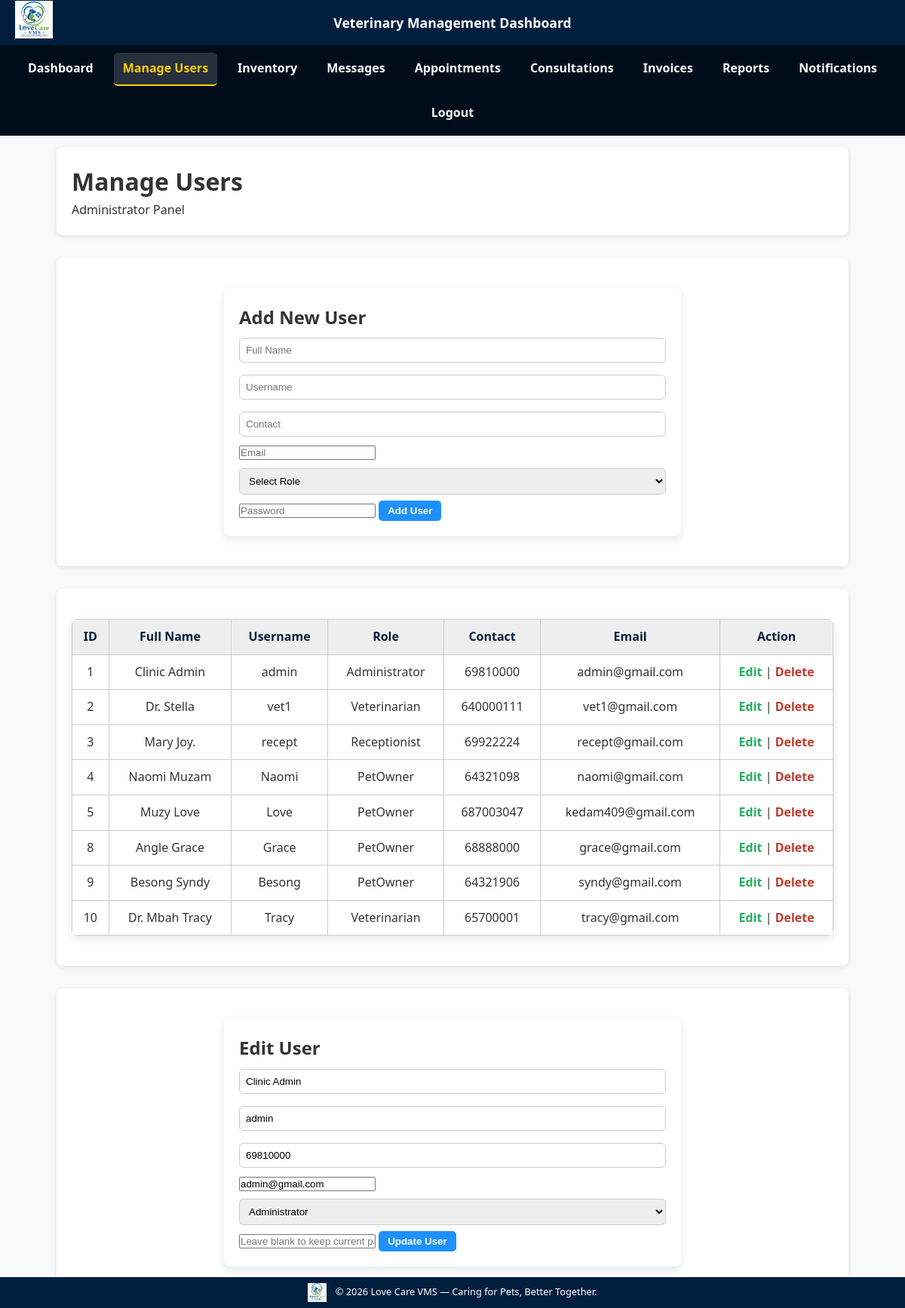
The app's page /pages/users.php?edit=1 (signed in) with its own data.
### tables this page shows
CREATE TABLE `users` (
  `user_id` int(11) NOT NULL,
  `username` varchar(50) DEFAULT NULL,
  `password` varchar(255) DEFAULT NULL,
  `role` enum('Administrator','Veterinarian','Receptionist','PetOwner') DEFAULT NULL,
  `full_name` varchar(100) DEFAULT NULL,
  `contact` varchar(100) DEFAULT NULL,
  `email` varchar(100) NOT NULL
);

### pages/users.php (the view, shortened to what this page needs)
<?php
include('../config/db.php');
if ($_SESSION['user']['role'] == 'Receptionist') {
    $result = $conn->query("SELECT * FROM users WHERE role='PetOwner'");
} else {
    $result = $conn->query("SELECT * FROM users");
}
?>
<!DOCTYPE html>
<html>
<head>
    <link rel="stylesheet" href="../assets/css/theme.css">
    <link rel="stylesheet" href="../assets/css/alerts.css">
    <link rel="stylesheet" href="../assets/css/res.css">
</head>
<body>
    <?php include '../includes/header.php'; ?>
    <?php include '../includes/navbar.php'; ?>
    <div class="container">
        <div class="card">
            <h1>Manage Users</h1>
            <p><?php echo $_SESSION['user']['role']; ?> Panel</p>
        </div>
    </div>
    <div class="container">
        <div class="card">
            <form method="POST" action="users.php">
                <h2>Add New User</h2>
                <input type="text" name="full_name" placeholder="Full Name" required>
                <input type="text" name="username" placeholder="Username" required>
                <input type="text" name="contact" placeholder="Contact" required>
                <input type="email" name="email" placeholder="Email" required>
                <?php if ($_SESSION['user']['role'] == 'Administrator') { ?>
                    <select name="role" required>
                        <option value="">Select Role</option>
                    </select>
                <?php } else { ?>
                    <input type="hidden" name="role" value="PetOwner">
                <?php } ?>
                <input type="password" name="password" placeholder="Password" required>
                <input type="submit" name="add_user" value="Add User">
            </form>
        </div>
    </div>
    <div class="container">
        <div class="card">
            <table>
                <tr>
                    <th>ID</th>
                    <th>Full Name</th>
                    <th>Username</th>
                    <th>Role</th>
                    <th>Contact</th>
                    <th>Email</th>
                    <th>Action</th>
                </tr>
                <?php while($row = $result->fetch_assoc()) { ?>
                <tr>
                    <td><?php echo $row['user_id']; ?></td>
                    <td><?php echo $row['full_name']; ?></td>
                    <td><?php echo $row['username']; ?></td>
                    <td><?php echo $row['role']; ?></td>
                    <td><?php echo $row['contact']; ?></td>
                    <td><?php echo $row['email']; ?></td>
                    <td>
                        <?php if ($_SESSION['user']['role'] == 'Administrator') { ?>
                            <a class="edit" href="users.php?edit=<?php echo $row['user_id']; ?>">Edit</a> |
                            <a class="delete" href="users.php?delete=<?php echo $row['user_id']; ?>" onclick="return confirm('Delete this user?');">Delete</a>
                        <?php } elseif ($_SESSION['user']['role'] == 'Receptionist' && $row['role'] == 'PetOwner') { ?>
                            <a class="edit" href="users.php?edit=<?php echo $row['user_id']; ?>">Edit</a> |
                            <a class="delete" href="users.php?delete=<?php echo $row['user_id']; ?>" onclick="return confirm('Delete this user?');">Delete</a>
                        <?php } ?>
                    </td>
                </tr>
                <?php } ?>
            </table>
        </div>
    </div>
    <?php if (isset($_GET['edit'])) {
        $id = $_GET['edit'];
        $editResult = $conn->query("SELECT * FROM users WHERE user_id=$id");
        $user = $editResult->fetch_assoc();
    ?>
    <div class="container">
        <div class="card">
            <form method="POST" action="users.php">
                <h2>Edit User</h2>
                <input type="text" name="full_name" value="<?php echo $user['full_name']; ?>" required>
                <input type="text" name="username" value="<?php echo $user['username']; ?>" required>
                <input type="text" name="contact" value="<?php echo $user['contact']; ?>" required>
                <input type="email" name="email" value="<?php echo $user['email']; ?>" required>
               <?php if ($_SESSION['user']['role'] == 'Administrator') { ?>
    <select name="role" required>
        <option value="Administrator" <?php if($user['role']=='Administrator') echo 'selected'; ?>>Administrator</option>
    </select>
<?php } else { ?>
    <input type="hidden" name="role" value="PetOwner">
<?php } ?>
<input type="password" name="password" placeholder="Leave blank to keep current password">
<input type="submit" name="edit_user" value="Update User">
</form>
</div>
</div>
<?php }  ?>
<?php include '../includes/footer.php'; ?>
</body>
</html>

### assets/css/theme.css (style rules this page uses)
body { font-family: 'Segoe UI', sans-serif; background: #f4f4f4; color: #333333; margin: 0; }
table { width: 90%; margin: 20px auto; border-collapse: collapse; background: #fff; border-radius: 8px; overflow: hidden; box-shadow: 0 4px 12px rgba(0,0,0,0.1); }
th, td { border: 1px solid #ccc; padding: 10px; text-align: center; }
th { background: #eee; color: #001f3f; }
form { margin: 20px auto; width: 60%; background: #fff; padding: 20px; border-radius: 8px; box-shadow: 0 4px 12px rgba(0,0,0,0.1); }
input[type=text], input[type=number], select { width: 100%; padding: 8px; margin: 8px 0; border: 1px solid #ccc; border-radius: 6px; }
input[type=submit] { width: auto; background: #1e90ff; color: white; border: none; cursor: pointer; font-weight: bold; padding: 6px 12px; border-radius: 5px; }
a.delete { color: #c0392b; font-weight: bold; text-decoration: none; }
a.edit { color: #27ae60; font-weight: bold; text-decoration: none; }
.container { display: flex; flex-wrap: wrap; justify-content: space-between; margin: 20px; }
.card { background: #fff; border-radius: 8px; box-shadow: 0 2px 6px rgba(0,0,0,0.1); padding: 20px; margin: 15px; flex: 1 1 calc(33% - 40px); min-width: 280px; transition: transform 0.2s ease; }

### assets/css/res.css (style rules this page uses)
* { margin: 0; padding: 0; box-sizing: border-box; }
body { font-family: 'Segoe UI', Arial, sans-serif; line-height: 1.6; background-color: #f9f9f9; }
.container { width: 90%; max-width: 1200px; margin: auto; }
table { width: 100%; border-collapse: collapse; }
table td, table th { padding: 10px; word-wrap: break-word; }

### records on screen
users: user_id "1", full_name "Clinic Admin", username "admin", role "Administrator", contact "69810000", email "admin@gmail.com"
users: user_id "2", full_name "Dr. Stella", username "vet1", role "Veterinarian", contact "640000111", email "vet1@gmail.com"
users: user_id "3", full_name "Mary Joy.", username "recept", role "Receptionist", contact "69922224", email "recept@gmail.com"
users: user_id "4", full_name "Naomi Muzam", username "Naomi", role "PetOwner", contact "64321098", email "naomi@gmail.com"
users: user_id "5", full_name "Muzy Love", username "Love", role "PetOwner", contact "687003047", email "kedam409@gmail.com"
users: user_id "8", full_name "Angle Grace", username "Grace", role "PetOwner", contact "68888000", email "grace@gmail.com"
users: user_id "9", full_name "Besong Syndy", username "Besong", role "PetOwner", contact "64321906", email "syndy@gmail.com"
users: user_id "10", full_name "Dr. Mbah Tracy", username "Tracy", role "Veterinarian", contact "65700001", email "tracy@gmail.com"

### other values on screen
$_SESSION['user']['role'] "Administrator"
